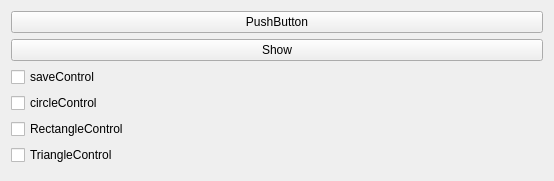
<?xml version="1.0" encoding="UTF-8"?>
<ui version="4.0">
 <class>ToolBar</class>
 <widget class="QWidget" name="ToolBar">
  <property name="geometry">
   <rect>
    <x>0</x>
    <y>0</y>
    <width>554</width>
    <height>181</height>
   </rect>
  </property>
  <property name="windowTitle">
   <string>Form</string>
  </property>
  <layout class="QVBoxLayout" name="verticalLayout">
   <item>
    <widget class="QPushButton" name="pushButton_2">
     <property name="text">
      <string>PushButton</string>
     </property>
    </widget>
   </item>
   <item>
    <widget class="QPushButton" name="pushButton">
     <property name="text">
      <string>Show</string>
     </property>
    </widget>
   </item>
   <item>
    <widget class="QCheckBox" name="saveControl">
     <property name="text">
      <string>saveControl</string>
     </property>
    </widget>
   </item>
   <item>
    <widget class="QCheckBox" name="circleControl">
     <property name="text">
      <string>circleControl</string>
     </property>
    </widget>
   </item>
   <item>
    <widget class="QCheckBox" name="RectangleControl">
     <property name="text">
      <string>RectangleControl</string>
     </property>
    </widget>
   </item>
   <item>
    <widget class="QCheckBox" name="TriangleControl">
     <property name="text">
      <string>TriangleControl</string>
     </property>
    </widget>
   </item>
  </layout>
 </widget>
 <resources/>
 <connections/>
</ui>
